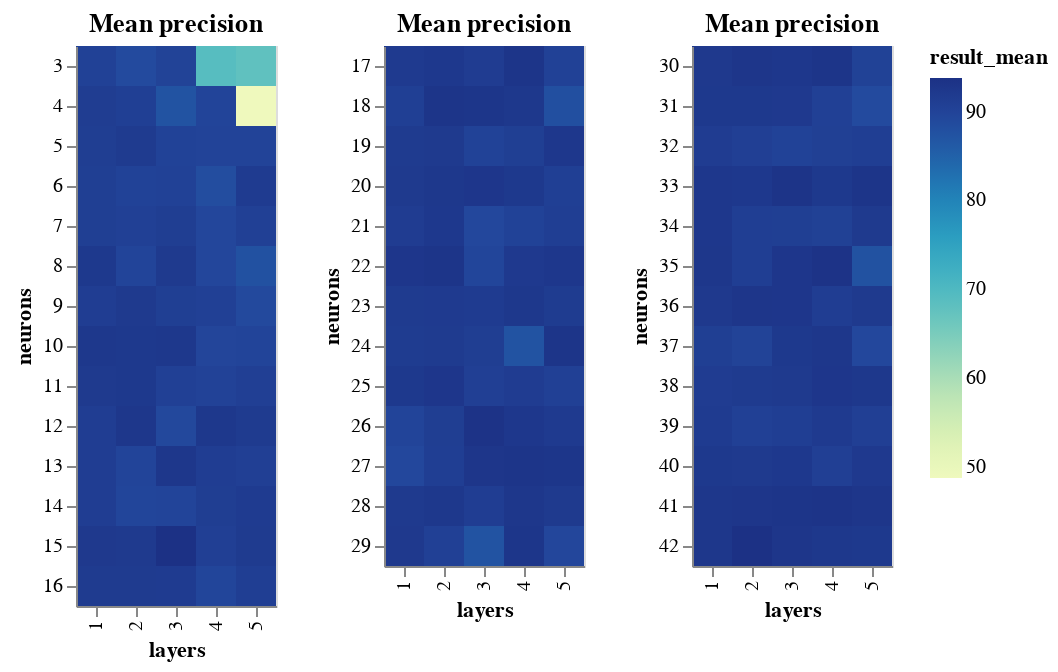

Notebook cell for this chart:
### Code cell
import altair as alt


def heatmap(title, source, tooltip="props", **kwargs):
    if tooltip == "props":
        tooltip = source.columns.to_list()

    return (
        alt.Chart(source)
        .mark_rect()
        .encode(tooltip=tooltip, **kwargs)
        .properties(title=title)
        .interactive()
    )


def binify(dataframe, param, bins):
    return [dataframe[dataframe[param].isin(bin)] for bin in bins]


def binified_heatmap(title, source, param, bins, tooltip="props", **kwargs):
    return alt.hconcat(
        *(
            heatmap(title, source[source[param].isin(bin)], tooltip=tooltip, **kwargs)
            for bin in bins
        )
    )


neurons_result_encoding = {"x": "layers:O", "y": "neurons:O", "color": "result_mean:Q"}
neurons_result_tooltip = ["result_mean", "result_std", "neurons", "layers"]
NEURON_BINS = np.array_split(NEURONS_RANGE, NEURONS_RANGE.max() // NEURON_BIN_SIZE + 1)


def binified_neurons_heatmap(title, neurons_df):
    return binified_heatmap(
        title,
        neurons_df,
        param="neurons",
        bins=NEURON_BINS,
        tooltip=neurons_result_tooltip,
        **neurons_result_encoding
    )


binified_neurons_heatmap("Mean precision", neurons_result_df)

### Figure 1 — Vega-Lite specification as saved in the notebook (floating-point values rounded to 4 significant figures)
{"config": {"view": {"continuousWidth": 400, "continuousHeight": 300}}, "hconcat": [{"data": {"name": "data-6202a76efb2a2a8d2c27e002e7cd1e86"}, "mark": "rect", "encoding": {"color": {"type": "quantitative", "field": "result_mean"}, "tooltip": [{"type": "quantitative", "field": "result_mean"}, {"type": "quantitative", "field": "result_std"}, {"type": "quantitative", "field": "neurons"}, {"type": "quantitative", "field": "layers"}], "x": {"type": "ordinal", "field": "layers"}, "y": {"type": "ordinal", "field": "neurons"}}, "selection": {"selector001": {"type": "interval", "bind": "scales", "encodings": ["x", "y"]}}, "title": "Mean precision"}, {"data": {"name": "data-3a808ffb327b01ecc71ba497906374bc"}, "mark": "rect", "encoding": {"color": {"type": "quantitative", "field": "result_mean"}, "tooltip": [{"type": "quantitative", "field": "result_mean"}, {"type": "quantitative", "field": "result_std"}, {"type": "quantitative", "field": "neurons"}, {"type": "quantitative", "field": "layers"}], "x": {"type": "ordinal", "field": "layers"}, "y": {"type": "ordinal", "field": "neurons"}}, "selection": {"selector002": {"type": "interval", "bind": "scales", "encodings": ["x", "y"]}}, "title": "Mean precision"}, {"data": {"name": "data-8b6b384b3cbf9de6ebc6166669bf2091"}, "mark": "rect", "encoding": {"color": {"type": "quantitative", "field": "result_mean"}, "tooltip": [{"type": "quantitative", "field": "result_mean"}, {"type": "quantitative", "field": "result_std"}, {"type": "quantitative", "field": "neurons"}, {"type": "quantitative", "field": "layers"}], "x": {"type": "ordinal", "field": "layers"}, "y": {"type": "ordinal", "field": "neurons"}}, "selection": {"selector003": {"type": "interval", "bind": "scales", "encodings": ["x", "y"]}}, "title": "Mean precision"}], "$schema": "https://vega.github.io/schema/vega-lite/v4.8.1.json", "datasets": {"data-6202a76efb2a2a8d2c27e002e7cd1e86": [{"neurons": 15, "layers": 3, "epochs": 110, "learning_rate": 0.1039, "momentum": 0.2117, "result_mean": 93.78, "result_std": 1.204}, {"neurons": 12, "layers": 2, "epochs": 110, "learning_rate": 0.1039, "momentum": 0.2117, "result_mean": 92.52, "result_std": 1.73}, {"neurons": 13, "layers": 3, "epochs": 110, "learning_rate": 0.1039, "momentum": 0.2117, "result_mean": 92.52, "result_std": 1.456}, {"neurons": 10, "layers": 1, "epochs": 110, "learning_rate": 0.1039, "momentum": 0.2117, "result_mean": 92.42, "result_std": 1.514}, {"neurons": 12, "layers": 4, "epochs": 110, "learning_rate": 0.1039, "momentum": 0.2117, "result_mean": 92.42, "result_std": 1.523}, {"neurons": 10, "layers": 3, "epochs": 110, "learning_rate": 0.1039, "momentum": 0.2117, "result_mean": 92.33, "result_std": 1.434}, {"neurons": 8, "layers": 1, "epochs": 110, "learning_rate": 0.1039, "momentum": 0.2117, "result_mean": 92.23, "result_std": 1.263}, {"neurons": 11, "layers": 2, "epochs": 110, "learning_rate": 0.1039, "momentum": 0.2117, "result_mean": 92.23, "result_std": 1.31}, {"neurons": 10, "layers": 2, "epochs": 110, "learning_rate": 0.1039, "momentum": 0.2117, "result_mean": 92.23, "result_std": 1.917}, {"neurons": 15, "layers": 1, "epochs": 110, "learning_rate": 0.1039, "momentum": 0.2117, "result_mean": 92.13, "result_std": 1.544}, {"neurons": 15, "layers": 2, "epochs": 110, "learning_rate": 0.1039, "momentum": 0.2117, "result_mean": 91.99, "result_std": 1.657}, {"neurons": 8, "layers": 3, "epochs": 110, "learning_rate": 0.1039, "momentum": 0.2117, "result_mean": 91.99, "result_std": 1.701}, {"neurons": 11, "layers": 1, "epochs": 110, "learning_rate": 0.1039, "momentum": 0.2117, "result_mean": 91.99, "result_std": 1.638}, {"neurons": 9, "layers": 2, "epochs": 110, "learning_rate": 0.1039, "momentum": 0.2117, "result_mean": 91.99, "result_std": 1.065}, {"neurons": 15, "layers": 5, "epochs": 110, "learning_rate": 0.1039, "momentum": 0.2117, "result_mean": 91.79, "result_std": 2.343}, {"neurons": 16, "layers": 2, "epochs": 110, "learning_rate": 0.1039, "momentum": 0.2117, "result_mean": 91.79, "result_std": 1.219}, {"neurons": 12, "layers": 5, "epochs": 110, "learning_rate": 0.1039, "momentum": 0.2117, "result_mean": 91.79, "result_std": 1.683}, {"neurons": 16, "layers": 1, "epochs": 110, "learning_rate": 0.1039, "momentum": 0.2117, "result_mean": 91.74, "result_std": 1.391}, {"neurons": 5, "layers": 2, "epochs": 110, "learning_rate": 0.1039, "momentum": 0.2117, "result_mean": 91.74, "result_std": 1.331}, {"neurons": 16, "layers": 3, "epochs": 110, "learning_rate": 0.1039, "momentum": 0.2117, "result_mean": 91.7, "result_std": 2.083}, {"neurons": 14, "layers": 5, "epochs": 110, "learning_rate": 0.1039, "momentum": 0.2117, "result_mean": 91.7, "result_std": 1.391}, {"neurons": 6, "layers": 5, "epochs": 110, "learning_rate": 0.1039, "momentum": 0.2117, "result_mean": 91.65, "result_std": 2.056}, {"neurons": 4, "layers": 1, "epochs": 110, "learning_rate": 0.1039, "momentum": 0.2117, "result_mean": 91.4, "result_std": 1.765}, {"neurons": 13, "layers": 1, "epochs": 110, "learning_rate": 0.1039, "momentum": 0.2117, "result_mean": 91.31, "result_std": 1.416}, {"neurons": 12, "layers": 1, "epochs": 110, "learning_rate": 0.1039, "momentum": 0.2117, "result_mean": 91.31, "result_std": 2.161}, {"neurons": 13, "layers": 4, "epochs": 110, "learning_rate": 0.1039, "momentum": 0.2117, "result_mean": 91.31, "result_std": 2.21}, {"neurons": 9, "layers": 1, "epochs": 110, "learning_rate": 0.1039, "momentum": 0.2117, "result_mean": 91.31, "result_std": 1.665}, {"neurons": 14, "layers": 1, "epochs": 110, "learning_rate": 0.1039, "momentum": 0.2117, "result_mean": 91.31, "result_std": 1.388}, {"neurons": 7, "layers": 3, "epochs": 110, "learning_rate": 0.1039, "momentum": 0.2117, "result_mean": 91.21, "result_std": 2.489}, {"neurons": 5, "layers": 1, "epochs": 110, "learning_rate": 0.1039, "momentum": 0.2117, "result_mean": 91.21, "result_std": 2.007}, {"neurons": 14, "layers": 4, "epochs": 110, "learning_rate": 0.1039, "momentum": 0.2117, "result_mean": 91.21, "result_std": 2.033}, {"neurons": 16, "layers": 5, "epochs": 110, "learning_rate": 0.1039, "momentum": 0.2117, "result_mean": 91.07, "result_std": 2.539}, {"neurons": 9, "layers": 3, "epochs": 110, "learning_rate": 0.1039, "momentum": 0.2117, "result_mean": 91.02, "result_std": 1.97}, {"neurons": 7, "layers": 1, "epochs": 110, "learning_rate": 0.1039, "momentum": 0.2117, "result_mean": 90.97, "result_std": 1.504}, {"neurons": 6, "layers": 1, "epochs": 110, "learning_rate": 0.1039, "momentum": 0.2117, "result_mean": 90.97, "result_std": 1.294}, {"neurons": 4, "layers": 2, "epochs": 110, "learning_rate": 0.1039, "momentum": 0.2117, "result_mean": 90.92, "result_std": 2.314}, {"neurons": 11, "layers": 5, "epochs": 110, "learning_rate": 0.1039, "momentum": 0.2117, "result_mean": 90.87, "result_std": 2.224}, {"neurons": 13, "layers": 5, "epochs": 110, "learning_rate": 0.1039, "momentum": 0.2117, "result_mean": 90.87, "result_std": 1.489}, {"neurons": 15, "layers": 4, "epochs": 110, "learning_rate": 0.1039, "momentum": 0.2117, "result_mean": 90.82, "result_std": 2.278}, {"neurons": 9, "layers": 4, "epochs": 110, "learning_rate": 0.1039, "momentum": 0.2117, "result_mean": 90.68, "result_std": 3.202}, {"neurons": 11, "layers": 3, "epochs": 110, "learning_rate": 0.1039, "momentum": 0.2117, "result_mean": 90.63, "result_std": 1.702}, {"neurons": 7, "layers": 2, "epochs": 110, "learning_rate": 0.1039, "momentum": 0.2117, "result_mean": 90.63, "result_std": 1.565}, {"neurons": 7, "layers": 5, "epochs": 110, "learning_rate": 0.1039, "momentum": 0.2117, "result_mean": 90.63, "result_std": 1.483}, {"neurons": 3, "layers": 1, "epochs": 110, "learning_rate": 0.1039, "momentum": 0.2117, "result_mean": 90.53, "result_std": 1.334}, {"neurons": 6, "layers": 3, "epochs": 110, "learning_rate": 0.1039, "momentum": 0.2117, "result_mean": 90.43, "result_std": 1.935}, {"neurons": 6, "layers": 2, "epochs": 110, "learning_rate": 0.1039, "momentum": 0.2117, "result_mean": 90.33, "result_std": 1.852}, {"neurons": 5, "layers": 3, "epochs": 110, "learning_rate": 0.1039, "momentum": 0.2117, "result_mean": 90.33, "result_std": 1.492}, {"neurons": 11, "layers": 4, "epochs": 110, "learning_rate": 0.1039, "momentum": 0.2117, "result_mean": 90.24, "result_std": 1.513}, {"neurons": 3, "layers": 3, "epochs": 110, "learning_rate": 0.1039, "momentum": 0.2117, "result_mean": 90.19, "result_std": 2.416}, {"neurons": 5, "layers": 4, "epochs": 110, "learning_rate": 0.1039, "momentum": 0.2117, "result_mean": 90.09, "result_std": 1.371}, {"neurons": 5, "layers": 5, "epochs": 110, "learning_rate": 0.1039, "momentum": 0.2117, "result_mean": 90.04, "result_std": 2.151}, {"neurons": 8, "layers": 2, "epochs": 110, "learning_rate": 0.1039, "momentum": 0.2117, "result_mean": 89.95, "result_std": 1.319}, {"neurons": 4, "layers": 4, "epochs": 110, "learning_rate": 0.1039, "momentum": 0.2117, "result_mean": 89.85, "result_std": 3.883}, {"neurons": 13, "layers": 2, "epochs": 110, "learning_rate": 0.1039, "momentum": 0.2117, "result_mean": 89.8, "result_std": 0.9262}, {"neurons": 10, "layers": 5, "epochs": 110, "learning_rate": 0.1039, "momentum": 0.2117, "result_mean": 89.8, "result_std": 3.107}, {"neurons": 14, "layers": 3, "epochs": 110, "learning_rate": 0.1039, "momentum": 0.2117, "result_mean": 89.8, "result_std": 2.736}, {"neurons": 14, "layers": 2, "epochs": 110, "learning_rate": 0.1039, "momentum": 0.2117, "result_mean": 89.75, "result_std": 7.005}, {"neurons": 16, "layers": 4, "epochs": 110, "learning_rate": 0.1039, "momentum": 0.2117, "result_mean": 89.75, "result_std": 2.207}, {"neurons": 10, "layers": 4, "epochs": 110, "learning_rate": 0.1039, "momentum": 0.2117, "result_mean": 89.6, "result_std": 5.339}, {"neurons": 7, "layers": 4, "epochs": 110, "learning_rate": 0.1039, "momentum": 0.2117, "result_mean": 89.56, "result_std": 2.383}, {"neurons": 8, "layers": 4, "epochs": 110, "learning_rate": 0.1039, "momentum": 0.2117, "result_mean": 89.46, "result_std": 2.388}, {"neurons": 12, "layers": 3, "epochs": 110, "learning_rate": 0.1039, "momentum": 0.2117, "result_mean": 89.17, "result_std": 1.236}, {"neurons": 9, "layers": 5, "epochs": 110, "learning_rate": 0.1039, "momentum": 0.2117, "result_mean": 88.88, "result_std": 5.64}, {"neurons": 3, "layers": 2, "epochs": 110, "learning_rate": 0.1039, "momentum": 0.2117, "result_mean": 88.78, "result_std": 1.18}, {"neurons": 6, "layers": 4, "epochs": 110, "learning_rate": 0.1039, "momentum": 0.2117, "result_mean": 88.34, "result_std": 3.232}, {"neurons": 8, "layers": 5, "epochs": 110, "learning_rate": 0.1039, "momentum": 0.2117, "result_mean": 87.71, "result_std": 3.241}, {"neurons": 4, "layers": 3, "epochs": 110, "learning_rate": 0.1039, "momentum": 0.2117, "result_mean": 87.27, "result_std": 2.727}, {"neurons": 3, "layers": 4, "epochs": 110, "learning_rate": 0.1039, "momentum": 0.2117, "result_mean": 69.01, "result_std": 4.719}, {"neurons": 3, "layers": 5, "epochs": 110, "learning_rate": 0.1039, "momentum": 0.2117, "result_mean": 67.9, "result_std": 1.187}, {"neurons": 4, "layers": 5, "epochs": 110, "learning_rate": 0.1039, "momentum": 0.2117, "result_mean": 48.75, "result_std": 18.53}], "data-3a808ffb327b01ecc71ba497906374bc": [{"neurons": 26, "layers": 3, "epochs": 110, "learning_rate": 0.1039, "momentum": 0.2117, "result_mean": 93.39, "result_std": 1.615}, {"neurons": 27, "layers": 4, "epochs": 110, "learning_rate": 0.1039, "momentum": 0.2117, "result_mean": 93.06, "result_std": 1.968}, {"neurons": 22, "layers": 2, "epochs": 110, "learning_rate": 0.1039, "momentum": 0.2117, "result_mean": 93.01, "result_std": 1.669}, {"neurons": 17, "layers": 4, "epochs": 110, "learning_rate": 0.1039, "momentum": 0.2117, "result_mean": 93.01, "result_std": 2.336}, {"neurons": 24, "layers": 5, "epochs": 110, "learning_rate": 0.1039, "momentum": 0.2117, "result_mean": 92.96, "result_std": 1.413}, {"neurons": 18, "layers": 2, "epochs": 110, "learning_rate": 0.1039, "momentum": 0.2117, "result_mean": 92.91, "result_std": 1.837}, {"neurons": 18, "layers": 3, "epochs": 110, "learning_rate": 0.1039, "momentum": 0.2117, "result_mean": 92.86, "result_std": 2.205}, {"neurons": 27, "layers": 5, "epochs": 110, "learning_rate": 0.1039, "momentum": 0.2117, "result_mean": 92.86, "result_std": 1.733}, {"neurons": 29, "layers": 4, "epochs": 110, "learning_rate": 0.1039, "momentum": 0.2117, "result_mean": 92.86, "result_std": 1.743}, {"neurons": 27, "layers": 3, "epochs": 110, "learning_rate": 0.1039, "momentum": 0.2117, "result_mean": 92.76, "result_std": 2.682}, {"neurons": 25, "layers": 2, "epochs": 110, "learning_rate": 0.1039, "momentum": 0.2117, "result_mean": 92.67, "result_std": 2.374}, {"neurons": 22, "layers": 1, "epochs": 110, "learning_rate": 0.1039, "momentum": 0.2117, "result_mean": 92.67, "result_std": 1.23}, {"neurons": 20, "layers": 3, "epochs": 110, "learning_rate": 0.1039, "momentum": 0.2117, "result_mean": 92.67, "result_std": 1.627}, {"neurons": 28, "layers": 4, "epochs": 110, "learning_rate": 0.1039, "momentum": 0.2117, "result_mean": 92.57, "result_std": 1.33}, {"neurons": 22, "layers": 5, "epochs": 110, "learning_rate": 0.1039, "momentum": 0.2117, "result_mean": 92.47, "result_std": 1.413}, {"neurons": 26, "layers": 4, "epochs": 110, "learning_rate": 0.1039, "momentum": 0.2117, "result_mean": 92.47, "result_std": 1.789}, {"neurons": 19, "layers": 5, "epochs": 110, "learning_rate": 0.1039, "momentum": 0.2117, "result_mean": 92.47, "result_std": 1.489}, {"neurons": 23, "layers": 4, "epochs": 110, "learning_rate": 0.1039, "momentum": 0.2117, "result_mean": 92.42, "result_std": 1.647}, {"neurons": 20, "layers": 2, "epochs": 110, "learning_rate": 0.1039, "momentum": 0.2117, "result_mean": 92.38, "result_std": 2.15}, {"neurons": 28, "layers": 2, "epochs": 110, "learning_rate": 0.1039, "momentum": 0.2117, "result_mean": 92.33, "result_std": 1.537}, {"neurons": 18, "layers": 4, "epochs": 110, "learning_rate": 0.1039, "momentum": 0.2117, "result_mean": 92.33, "result_std": 1.597}, {"neurons": 17, "layers": 2, "epochs": 110, "learning_rate": 0.1039, "momentum": 0.2117, "result_mean": 92.28, "result_std": 2.064}, {"neurons": 21, "layers": 2, "epochs": 110, "learning_rate": 0.1039, "momentum": 0.2117, "result_mean": 92.28, "result_std": 1.859}, {"neurons": 20, "layers": 4, "epochs": 110, "learning_rate": 0.1039, "momentum": 0.2117, "result_mean": 92.23, "result_std": 2.152}, {"neurons": 25, "layers": 1, "epochs": 110, "learning_rate": 0.1039, "momentum": 0.2117, "result_mean": 92.23, "result_std": 1.666}, {"neurons": 29, "layers": 1, "epochs": 110, "learning_rate": 0.1039, "momentum": 0.2117, "result_mean": 92.13, "result_std": 1.88}, {"neurons": 22, "layers": 4, "epochs": 110, "learning_rate": 0.1039, "momentum": 0.2117, "result_mean": 92.08, "result_std": 1.148}, {"neurons": 28, "layers": 5, "epochs": 110, "learning_rate": 0.1039, "momentum": 0.2117, "result_mean": 92.03, "result_std": 1.508}, {"neurons": 19, "layers": 2, "epochs": 110, "learning_rate": 0.1039, "momentum": 0.2117, "result_mean": 91.99, "result_std": 1.675}, {"neurons": 28, "layers": 1, "epochs": 110, "learning_rate": 0.1039, "momentum": 0.2117, "result_mean": 91.99, "result_std": 1.514}, {"neurons": 20, "layers": 1, "epochs": 110, "learning_rate": 0.1039, "momentum": 0.2117, "result_mean": 91.99, "result_std": 1.6}, {"neurons": 17, "layers": 1, "epochs": 110, "learning_rate": 0.1039, "momentum": 0.2117, "result_mean": 91.89, "result_std": 1.412}, {"neurons": 23, "layers": 2, "epochs": 110, "learning_rate": 0.1039, "momentum": 0.2117, "result_mean": 91.89, "result_std": 2.518}, {"neurons": 26, "layers": 5, "epochs": 110, "learning_rate": 0.1039, "momentum": 0.2117, "result_mean": 91.84, "result_std": 2.06}, {"neurons": 23, "layers": 1, "epochs": 110, "learning_rate": 0.1039, "momentum": 0.2117, "result_mean": 91.79, "result_std": 1.364}, {"neurons": 19, "layers": 1, "epochs": 110, "learning_rate": 0.1039, "momentum": 0.2117, "result_mean": 91.79, "result_std": 1.56}, {"neurons": 24, "layers": 2, "epochs": 110, "learning_rate": 0.1039, "momentum": 0.2117, "result_mean": 91.74, "result_std": 1.512}, {"neurons": 23, "layers": 3, "epochs": 110, "learning_rate": 0.1039, "momentum": 0.2117, "result_mean": 91.65, "result_std": 2.197}, {"neurons": 23, "layers": 5, "epochs": 110, "learning_rate": 0.1039, "momentum": 0.2117, "result_mean": 91.6, "result_std": 1.536}, {"neurons": 24, "layers": 1, "epochs": 110, "learning_rate": 0.1039, "momentum": 0.2117, "result_mean": 91.6, "result_std": 1.785}, {"neurons": 25, "layers": 4, "epochs": 110, "learning_rate": 0.1039, "momentum": 0.2117, "result_mean": 91.5, "result_std": 1.515}, {"neurons": 17, "layers": 3, "epochs": 110, "learning_rate": 0.1039, "momentum": 0.2117, "result_mean": 91.5, "result_std": 2.39}, {"neurons": 21, "layers": 1, "epochs": 110, "learning_rate": 0.1039, "momentum": 0.2117, "result_mean": 91.45, "result_std": 0.9167}, {"neurons": 28, "layers": 3, "epochs": 110, "learning_rate": 0.1039, "momentum": 0.2117, "result_mean": 91.26, "result_std": 2.36}, {"neurons": 24, "layers": 3, "epochs": 110, "learning_rate": 0.1039, "momentum": 0.2117, "result_mean": 91.16, "result_std": 0.7102}, {"neurons": 26, "layers": 2, "epochs": 110, "learning_rate": 0.1039, "momentum": 0.2117, "result_mean": 91.16, "result_std": 2.331}, {"neurons": 27, "layers": 2, "epochs": 110, "learning_rate": 0.1039, "momentum": 0.2117, "result_mean": 91.11, "result_std": 2.008}, {"neurons": 21, "layers": 5, "epochs": 110, "learning_rate": 0.1039, "momentum": 0.2117, "result_mean": 91.11, "result_std": 1.428}, {"neurons": 19, "layers": 4, "epochs": 110, "learning_rate": 0.1039, "momentum": 0.2117, "result_mean": 91.01, "result_std": 1.678}, {"neurons": 20, "layers": 5, "epochs": 110, "learning_rate": 0.1039, "momentum": 0.2117, "result_mean": 90.92, "result_std": 4.59}, {"neurons": 18, "layers": 1, "epochs": 110, "learning_rate": 0.1039, "momentum": 0.2117, "result_mean": 90.92, "result_std": 1.844}, {"neurons": 25, "layers": 3, "epochs": 110, "learning_rate": 0.1039, "momentum": 0.2117, "result_mean": 90.82, "result_std": 2.871}, {"neurons": 29, "layers": 2, "epochs": 110, "learning_rate": 0.1039, "momentum": 0.2117, "result_mean": 90.72, "result_std": 2.323}, {"neurons": 25, "layers": 5, "epochs": 110, "learning_rate": 0.1039, "momentum": 0.2117, "result_mean": 90.67, "result_std": 1.47}, {"neurons": 17, "layers": 5, "epochs": 110, "learning_rate": 0.1039, "momentum": 0.2117, "result_mean": 90.48, "result_std": 3.69}, {"neurons": 21, "layers": 4, "epochs": 110, "learning_rate": 0.1039, "momentum": 0.2117, "result_mean": 90.34, "result_std": 2.508}, {"neurons": 19, "layers": 3, "epochs": 110, "learning_rate": 0.1039, "momentum": 0.2117, "result_mean": 90.29, "result_std": 3.707}, {"neurons": 26, "layers": 1, "epochs": 110, "learning_rate": 0.1039, "momentum": 0.2117, "result_mean": 89.85, "result_std": 0.9857}, {"neurons": 22, "layers": 3, "epochs": 110, "learning_rate": 0.1039, "momentum": 0.2117, "result_mean": 89.7, "result_std": 3.029}, {"neurons": 29, "layers": 5, "epochs": 110, "learning_rate": 0.1039, "momentum": 0.2117, "result_mean": 89.51, "result_std": 3.546}, {"neurons": 27, "layers": 1, "epochs": 110, "learning_rate": 0.1039, "momentum": 0.2117, "result_mean": 89.36, "result_std": 1.236}, {"neurons": 21, "layers": 3, "epochs": 110, "learning_rate": 0.1039, "momentum": 0.2117, "result_mean": 89.27, "result_std": 4.732}, {"neurons": 18, "layers": 5, "epochs": 110, "learning_rate": 0.1039, "momentum": 0.2117, "result_mean": 87.96, "result_std": 6.558}, {"neurons": 24, "layers": 4, "epochs": 110, "learning_rate": 0.1039, "momentum": 0.2117, "result_mean": 87.41, "result_std": 8.5}, {"neurons": 29, "layers": 3, "epochs": 110, "learning_rate": 0.1039, "momentum": 0.2117, "result_mean": 87.33, "result_std": 8.561}], "data-8b6b384b3cbf9de6ebc6166669bf2091": [{"neurons": 42, "layers": 2, "epochs": 110, "learning_rate": 0.1039, "momentum": 0.2117, "result_mean": 93.73, "result_std": 1.251}, {"neurons": 35, "layers": 4, "epochs": 110, "learning_rate": 0.1039, "momentum": 0.2117, "result_mean": 93.39, "result_std": 1.814}, {"neurons": 33, "layers": 3, "epochs": 110, "learning_rate": 0.1039, "momentum": 0.2117, "result_mean": 93.25, "result_std": 1.45}, {"neurons": 41, "layers": 4, "epochs": 110, "learning_rate": 0.1039, "momentum": 0.2117, "result_mean": 93.1, "result_std": 1.846}, {"neurons": 30, "layers": 4, "epochs": 110, "learning_rate": 0.1039, "momentum": 0.2117, "result_mean": 93.06, "result_std": 1.569}, {"neurons": 41, "layers": 3, "epochs": 110, "learning_rate": 0.1039, "momentum": 0.2117, "result_mean": 93.01, "result_std": 1.016}, {"neurons": 33, "layers": 5, "epochs": 110, "learning_rate": 0.1039, "momentum": 0.2117, "result_mean": 92.91, "result_std": 1.561}, {"neurons": 30, "layers": 2, "epochs": 110, "learning_rate": 0.1039, "momentum": 0.2117, "result_mean": 92.81, "result_std": 1.324}, {"neurons": 42, "layers": 3, "epochs": 110, "learning_rate": 0.1039, "momentum": 0.2117, "result_mean": 92.81, "result_std": 1.428}, {"neurons": 36, "layers": 2, "epochs": 110, "learning_rate": 0.1039, "momentum": 0.2117, "result_mean": 92.76, "result_std": 2.592}, {"neurons": 41, "layers": 5, "epochs": 110, "learning_rate": 0.1039, "momentum": 0.2117, "result_mean": 92.76, "result_std": 1.203}, {"neurons": 41, "layers": 2, "epochs": 110, "learning_rate": 0.1039, "momentum": 0.2117, "result_mean": 92.72, "result_std": 1.579}, {"neurons": 38, "layers": 4, "epochs": 110, "learning_rate": 0.1039, "momentum": 0.2117, "result_mean": 92.67, "result_std": 1.893}, {"neurons": 35, "layers": 3, "epochs": 110, "learning_rate": 0.1039, "momentum": 0.2117, "result_mean": 92.67, "result_std": 1.725}, {"neurons": 36, "layers": 3, "epochs": 110, "learning_rate": 0.1039, "momentum": 0.2117, "result_mean": 92.67, "result_std": 1.182}, {"neurons": 41, "layers": 1, "epochs": 110, "learning_rate": 0.1039, "momentum": 0.2117, "result_mean": 92.57, "result_std": 1.516}, {"neurons": 42, "layers": 1, "epochs": 110, "learning_rate": 0.1039, "momentum": 0.2117, "result_mean": 92.57, "result_std": 1.414}, {"neurons": 35, "layers": 1, "epochs": 110, "learning_rate": 0.1039, "momentum": 0.2117, "result_mean": 92.52, "result_std": 1.772}, {"neurons": 37, "layers": 4, "epochs": 110, "learning_rate": 0.1039, "momentum": 0.2117, "result_mean": 92.52, "result_std": 1.363}, {"neurons": 30, "layers": 3, "epochs": 110, "learning_rate": 0.1039, "momentum": 0.2117, "result_mean": 92.47, "result_std": 1.897}, {"neurons": 34, "layers": 1, "epochs": 110, "learning_rate": 0.1039, "momentum": 0.2117, "result_mean": 92.47, "result_std": 1.795}, {"neurons": 33, "layers": 1, "epochs": 110, "learning_rate": 0.1039, "momentum": 0.2117, "result_mean": 92.47, "result_std": 1.798}, {"neurons": 38, "layers": 5, "epochs": 110, "learning_rate": 0.1039, "momentum": 0.2117, "result_mean": 92.42, "result_std": 1.826}, {"neurons": 42, "layers": 4, "epochs": 110, "learning_rate": 0.1039, "momentum": 0.2117, "result_mean": 92.37, "result_std": 0.9283}, {"neurons": 33, "layers": 2, "epochs": 110, "learning_rate": 0.1039, "momentum": 0.2117, "result_mean": 92.28, "result_std": 1.26}, {"neurons": 40, "layers": 3, "epochs": 110, "learning_rate": 0.1039, "momentum": 0.2117, "result_mean": 92.28, "result_std": 1.533}, {"neurons": 42, "layers": 5, "epochs": 110, "learning_rate": 0.1039, "momentum": 0.2117, "result_mean": 92.23, "result_std": 1.643}, {"neurons": 31, "layers": 2, "epochs": 110, "learning_rate": 0.1039, "momentum": 0.2117, "result_mean": 92.23, "result_std": 1.361}, {"neurons": 37, "layers": 3, "epochs": 110, "learning_rate": 0.1039, "momentum": 0.2117, "result_mean": 92.23, "result_std": 2.635}, {"neurons": 31, "layers": 1, "epochs": 110, "learning_rate": 0.1039, "momentum": 0.2117, "result_mean": 92.23, "result_std": 1.647}, {"neurons": 40, "layers": 1, "epochs": 110, "learning_rate": 0.1039, "momentum": 0.2117, "result_mean": 92.18, "result_std": 1.087}, {"neurons": 33, "layers": 4, "epochs": 110, "learning_rate": 0.1039, "momentum": 0.2117, "result_mean": 92.18, "result_std": 1.721}, {"neurons": 30, "layers": 1, "epochs": 110, "learning_rate": 0.1039, "momentum": 0.2117, "result_mean": 92.13, "result_std": 1.775}, {"neurons": 36, "layers": 1, "epochs": 110, "learning_rate": 0.1039, "momentum": 0.2117, "result_mean": 92.13, "result_std": 1.835}, {"neurons": 31, "layers": 3, "epochs": 110, "learning_rate": 0.1039, "momentum": 0.2117, "result_mean": 92.08, "result_std": 1.961}, {"neurons": 40, "layers": 5, "epochs": 110, "learning_rate": 0.1039, "momentum": 0.2117, "result_mean": 92.08, "result_std": 1.657}, {"neurons": 40, "layers": 2, "epochs": 110, "learning_rate": 0.1039, "momentum": 0.2117, "result_mean": 92.04, "result_std": 0.9611}, {"neurons": 38, "layers": 3, "epochs": 110, "learning_rate": 0.1039, "momentum": 0.2117, "result_mean": 92.03, "result_std": 2.2}, {"neurons": 34, "layers": 5, "epochs": 110, "learning_rate": 0.1039, "momentum": 0.2117, "result_mean": 91.99, "result_std": 1.216}, {"neurons": 36, "layers": 5, "epochs": 110, "learning_rate": 0.1039, "momentum": 0.2117, "result_mean": 91.94, "result_std": 2.056}, {"neurons": 39, "layers": 4, "epochs": 110, "learning_rate": 0.1039, "momentum": 0.2117, "result_mean": 91.89, "result_std": 2.259}, {"neurons": 38, "layers": 2, "epochs": 110, "learning_rate": 0.1039, "momentum": 0.2117, "result_mean": 91.79, "result_std": 1.247}, {"neurons": 39, "layers": 1, "epochs": 110, "learning_rate": 0.1039, "momentum": 0.2117, "result_mean": 91.65, "result_std": 1.86}, {"neurons": 32, "layers": 1, "epochs": 110, "learning_rate": 0.1039, "momentum": 0.2117, "result_mean": 91.5, "result_std": 1.796}, {"neurons": 38, "layers": 1, "epochs": 110, "learning_rate": 0.1039, "momentum": 0.2117, "result_mean": 91.5, "result_std": 1.372}, {"neurons": 36, "layers": 4, "epochs": 110, "learning_rate": 0.1039, "momentum": 0.2117, "result_mean": 91.26, "result_std": 4.153}, {"neurons": 34, "layers": 2, "epochs": 110, "learning_rate": 0.1039, "momentum": 0.2117, "result_mean": 91.11, "result_std": 1.794}, {"neurons": 35, "layers": 2, "epochs": 110, "learning_rate": 0.1039, "momentum": 0.2117, "result_mean": 91.11, "result_std": 1.074}, {"neurons": 32, "layers": 5, "epochs": 110, "learning_rate": 0.1039, "momentum": 0.2117, "result_mean": 91.06, "result_std": 1.859}, {"neurons": 39, "layers": 3, "epochs": 110, "learning_rate": 0.1039, "momentum": 0.2117, "result_mean": 91.06, "result_std": 2.278}, {"neurons": 34, "layers": 3, "epochs": 110, "learning_rate": 0.1039, "momentum": 0.2117, "result_mean": 91.02, "result_std": 1.488}, {"neurons": 37, "layers": 1, "epochs": 110, "learning_rate": 0.1039, "momentum": 0.2117, "result_mean": 90.97, "result_std": 1.358}, {"neurons": 39, "layers": 5, "epochs": 110, "learning_rate": 0.1039, "momentum": 0.2117, "result_mean": 90.87, "result_std": 3.015}, {"neurons": 40, "layers": 4, "epochs": 110, "learning_rate": 0.1039, "momentum": 0.2117, "result_mean": 90.87, "result_std": 1.984}, {"neurons": 32, "layers": 2, "epochs": 110, "learning_rate": 0.1039, "momentum": 0.2117, "result_mean": 90.82, "result_std": 4.89}, {"neurons": 32, "layers": 4, "epochs": 110, "learning_rate": 0.1039, "momentum": 0.2117, "result_mean": 90.77, "result_std": 2.975}, {"neurons": 39, "layers": 2, "epochs": 110, "learning_rate": 0.1039, "momentum": 0.2117, "result_mean": 90.72, "result_std": 1.167}, {"neurons": 31, "layers": 4, "epochs": 110, "learning_rate": 0.1039, "momentum": 0.2117, "result_mean": 90.68, "result_std": 1.48}, {"neurons": 34, "layers": 4, "epochs": 110, "learning_rate": 0.1039, "momentum": 0.2117, "result_mean": 90.57, "result_std": 4.465}, {"neurons": 30, "layers": 5, "epochs": 110, "learning_rate": 0.1039, "momentum": 0.2117, "result_mean": 90.38, "result_std": 2.131}, {"neurons": 32, "layers": 3, "epochs": 110, "learning_rate": 0.1039, "momentum": 0.2117, "result_mean": 90.34, "result_std": 1.769}, {"neurons": 37, "layers": 2, "epochs": 110, "learning_rate": 0.1039, "momentum": 0.2117, "result_mean": 90.19, "result_std": 2.797}, {"neurons": 37, "layers": 5, "epochs": 110, "learning_rate": 0.1039, "momentum": 0.2117, "result_mean": 89.22, "result_std": 1.955}, {"neurons": 31, "layers": 5, "epochs": 110, "learning_rate": 0.1039, "momentum": 0.2117, "result_mean": 88.78, "result_std": 3.403}, {"neurons": 35, "layers": 5, "epochs": 110, "learning_rate": 0.1039, "momentum": 0.2117, "result_mean": 87.56, "result_std": 4.853}]}}
